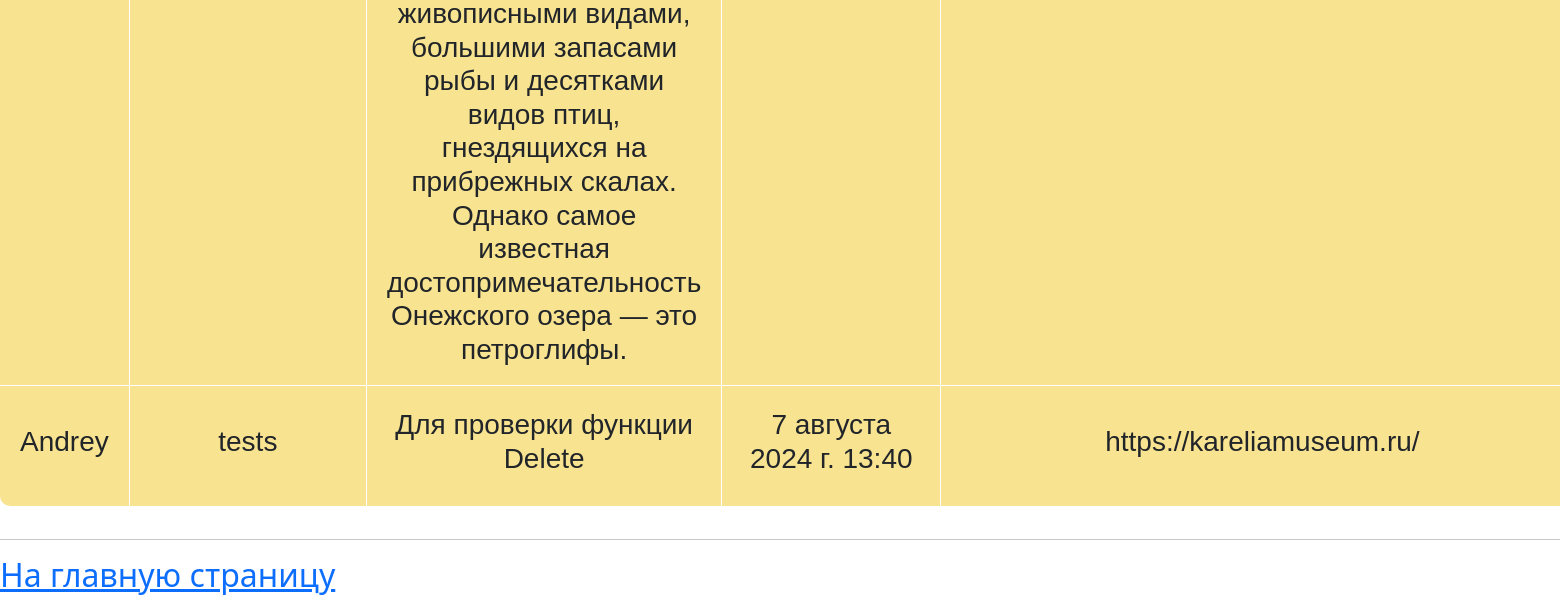
The page /board/post/table/ (lower part) on the database as committed earlier.
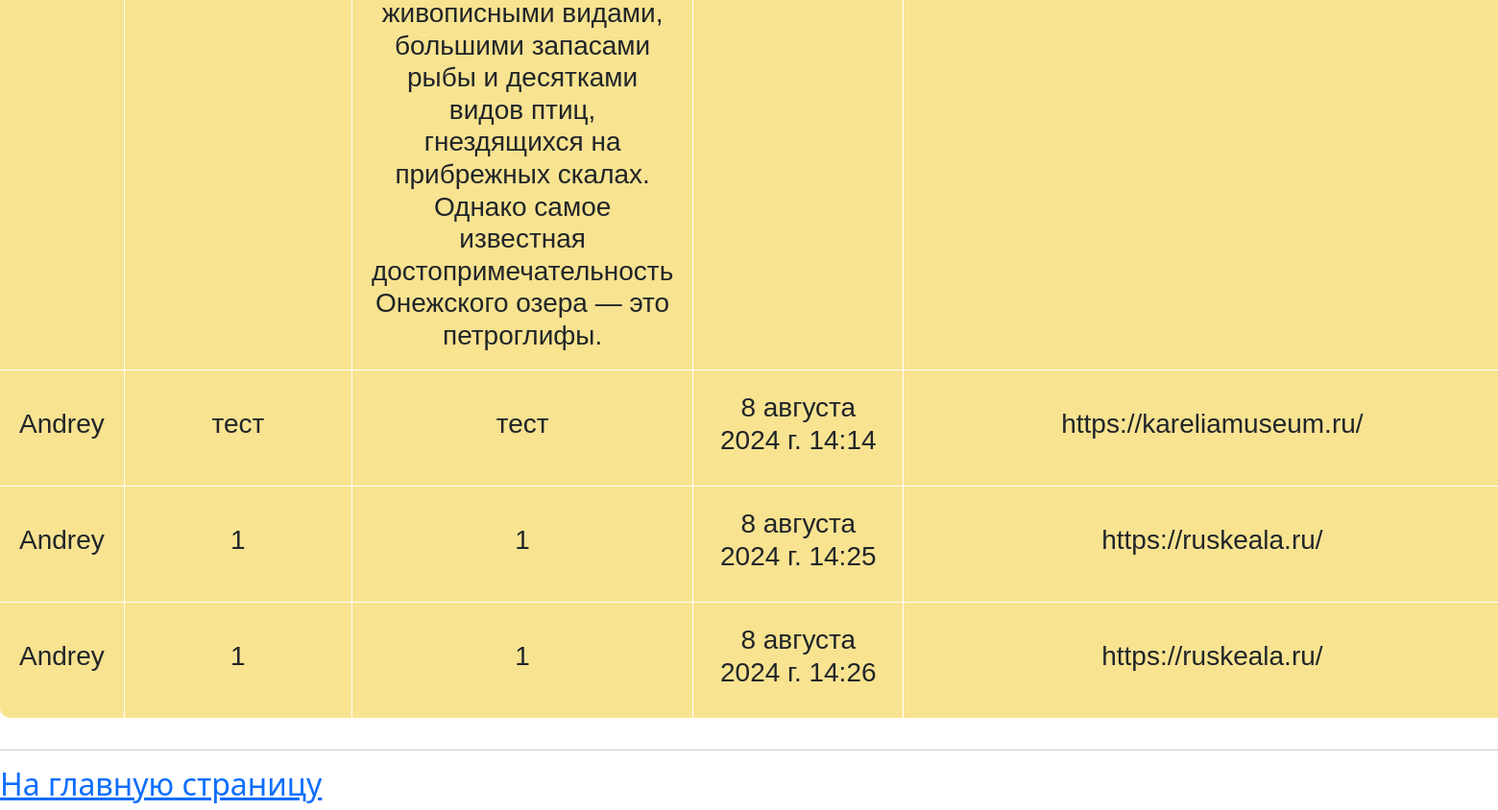
The same page on the database as committed later.
### board/models.py (models this page shows, shortened)
class Post(models.Model):
    author = models.CharField(max_length=50, verbose_name='Автор')
    title = models.CharField(max_length=200, verbose_name='Заголовок')
    text = models.TextField(max_length=500, verbose_name='Текст объявления')
    created_at = models.DateTimeField(default=timezone.now, verbose_name='Опубликовано',
                                      editable=False)  # Параметр 'editable' отключает возможность для редактирования
    url_adders = models.CharField(max_length=150, verbose_name='Ссылка на сайт')
    image = models.ImageField(upload_to='posts/', null=True, verbose_name='Изображение')
    class Meta:  # Настроечный класс
        verbose_name = 'Объявление'
        verbose_name_plural = 'Объявления'

### board/views.py (the view)
# urls.py: path('post/table/', post_list_in_table, name='post_list_in_table'),
def post_list_in_table(request):  # Посты в виде таблицы
    posts = Post.objects.all()
    context = {
        'title': 'Посты',
        'posts': posts
    }
    return render(request, template_name='board/posts_in_table.html', context=context)

### board/templates/board/posts_in_table.html (shortened to what this page needs)
{% extends 'board/base.html' %}
{% load static %}
{% block content %}
<link href="{% static 'css/style_table.css' %}" rel="stylesheet" type="text/css">
<div>
    <table>
        <caption></caption>
        <colgroup></colgroup>
        <tbody>
        {% for post in posts %}
        <tr>
            <td>
                <h3>{{post.author}}</h3>
            </td>
            <td>
                <h3>{{post.title}}</h3>
            </td>
            <td>
                <h3>{{post.text}}</h3>
            </td>
            <td>
                <h3>{{post.created_at}}</h3>
            </td>
            <td>
                <h3>{{post.url_adders}}</h3>
            </td>
        </tr>
        {% endfor %}
        </tbody>
    </table>
</div>
<hr>
<a href="{% url 'board:index'%}"><h2>На главную страницу</h2></a>
{% endblock content %}

Rows that differ between the two databases and show on the page:
removed Post: author "Andrey", title "tests", text "Для проверки функции Delete", created_at "7 августа 2024 г. 13:40", url_adders "https://kareliamuseum.ru/"
added Post: author "Andrey", title "тест", text "тест", created_at "8 августа 2024 г. 14:14", url_adders "https://kareliamuseum.ru/"
added Post: author "Andrey", title "1", text "1", created_at "8 августа 2024 г. 14:25", url_adders "https://ruskeala.ru/"
added Post: author "Andrey", title "1", text "1", created_at "8 августа 2024 г. 14:26", url_adders "https://ruskeala.ru/"
